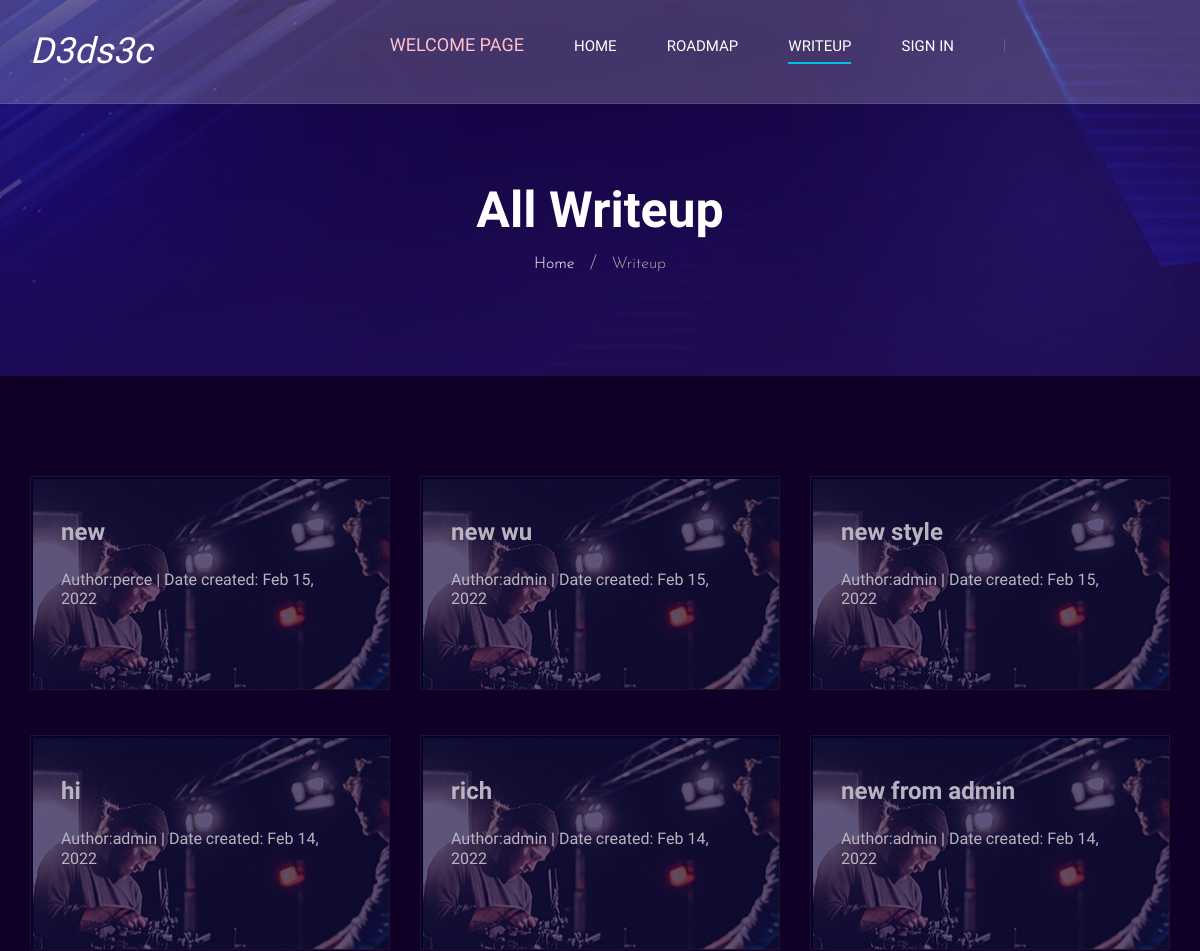
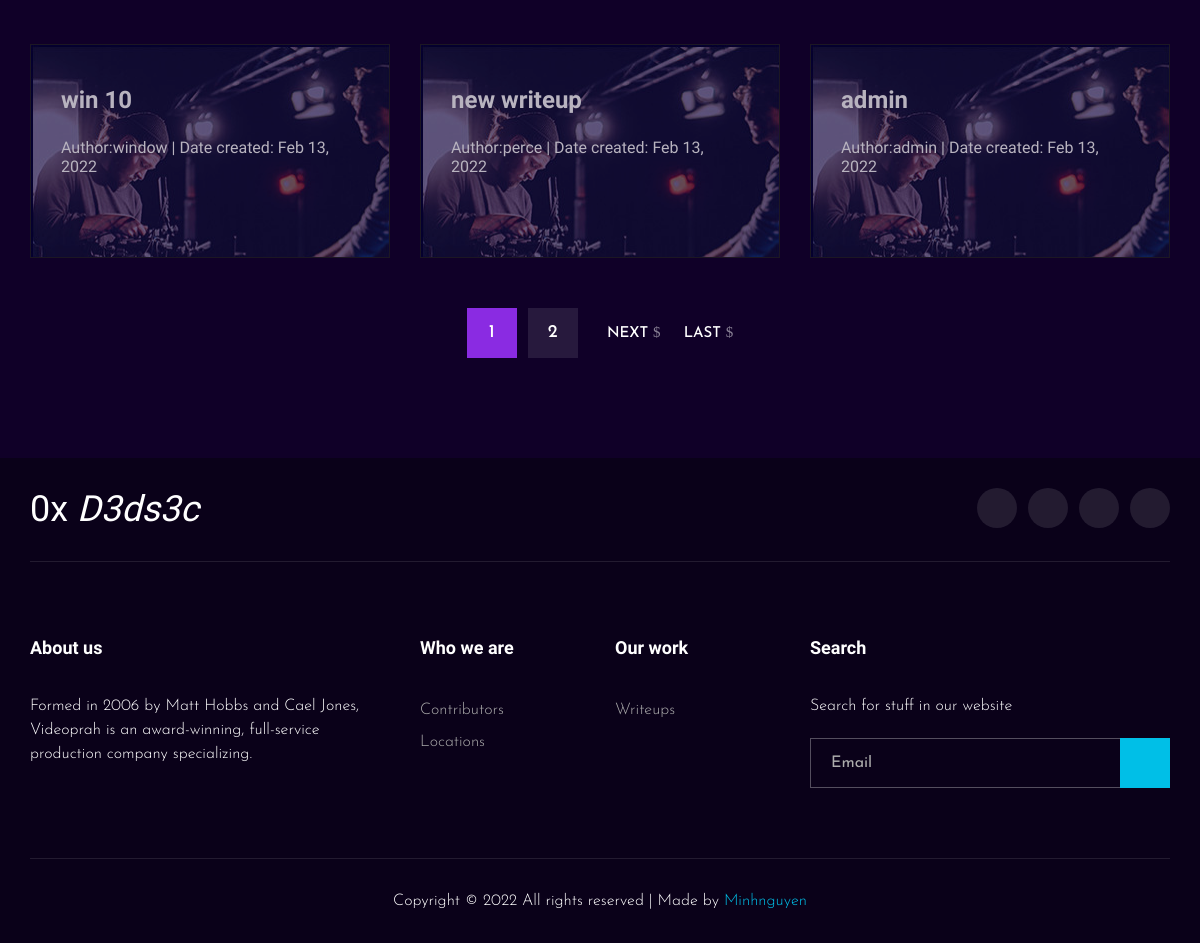
The app's page /dedsec/writeup/ with its own data (2 pictures, top to bottom).
### writeup/models.py (models this page shows, shortened)
class Writeup(models.Model):
    like = models.ManyToManyField(User,related_name='like')
    title = models.CharField(max_length=100)
    prerequis =  RichTextUploadingField(blank=True, null=True)
    content_upload = RichTextUploadingField(blank=True, null=True)
    cate = models.ManyToManyField(Cate, related_name='writeup')
    date_create = models.DateTimeField(default = timezone.now)
    author = models.ForeignKey(User, on_delete=models.CASCADE,related_name='writeup')

### writeup/views.py (the view)
class Writeuplist(ListView):
    model = Writeup
    context_object_name = 'post'
    paginate_by = 9
    def get_queryset(self) :
        return Writeup.objects.all().order_by('-date_create')

### writeup/templates/writeup/writeup.html (shortened to what this page needs)
{%extends 'writeup/base.html'%}
{%load static%}
{% block content %}
    <header class="header">
        <div class="container">
            <div class="row">
                <div class="col-lg-2">
                    <div class="header__logo">
                        <a href="{%url 'wuhpage'%}" style="color: white;"><h2 style="color: white;"><em> D3ds3c</em> </h2></a>
                    </div>
                </div>
                <div class="col-lg-10">
                    <div class="header__nav__option">
                        <nav class="header__nav__menu mobile-menu">
                            <ul>
                                <li style="color: red;"><a href="{%url 'welcomehome'%}" > <h5 style="color: pink;">Welcome page</h5></a></li>
                                <li ><a href="{%url 'wuhpage'%}">Home</a></li>
                                <li ><a href="#">Roadmap</a></li>
                                <li class="active"><a href="{%url 'writeup'%}">Writeup</a>
                                </li>
                                {%if user.is_authenticated%}
                                <li><a href="#">Hello, {{user.first_name}}</a>
                                    <ul class="dropdown">
                                        <li><a href="{% url 'profile' user.id %}">Profile</a></li>
                                        <li><a href="{% url 'logout'%}">Log out</a></li>
                                    </ul>
                                </li>
                                {%else%}
                                <li>
                                    <a href="{% url 'login'%}">Sign in</a>
                                </li>
                                {%endif%}
                        </nav>
                        <div class="header__nav__social">
                            <a href="https://www.facebook.com/profile.php?id=100068404994823"><i class="fa fa-facebook"></i></a>
                            <a href="https://twitter.com/phong20031"><i class="fa fa-twitter"></i></a>
                            <a href="https://www.instagram.com/_minh_nguyn/?hl=en"><i class="fa fa-instagram"></i></a>
                            <a href="https://zalo.me/0377075126"><i class="fa fa-youtube-play"></i></a>
                        </div>
                    </div>
                </div>
            </div>
        </div>
    </header>
    <div class="breadcrumb-option spad set-bg" data-setbg="{% static 'writeup/img/breadcrumb-bg.jpg'%}">
        <div class="container">
            <div class="row">
                <div class="col-lg-12 text-center">
                    <div class="breadcrumb__text">
                        <h2>All Writeup</h2>
                        <div class="breadcrumb__links">
                            <a href="{%url 'wuhpage'%}">Home</a>
                            <span>Writeup</span>
                        </div>
                    </div>
                </div>
            </div>
        </div>
    </div>
    <section class="blog spad">
        <div class="container">
            <div class="row">
                {%for p in post%}
                <div class="col-lg-4 col-md-6 col-sm-6">
                    <a href="{%url 'writeupdetail' p.id%}">
                    <div class="blog__item">
                        <h4>  {{p.title}}</h4>
                        <p> <h6 style="color: white;"> <a href="{%url 'profile' p.author.id%}"> Author:{{p.author.first_name}}</a>  | Date created: {{p.date_create|date:"M d, Y" }}</h6></p>
                        <br>
                    </div>
                    </a>
                </div>
                {%endfor%}
            </div>
            {%if is_paginated%}
                <div class="row">
                    <div class="col-lg-12">
                        <div class="pagination__option blog__pagi">
                            {%for p in page_obj.paginator.page_range%}
                            {%if p == page_obj.number%}
                            <a href="?page={{p}}" class="number__pagination " style="background-color: blueviolet;">{{p}}</a>
                            {%else%}
                            <a href="?page={{p}}" class="number__pagination">{{p}}</a>
                            {%endif%}
                            {%endfor%}
                            {%if page_obj.has_next%}
                            <a href="?page={{page_obj.next_page_number}}" class="arrow__pagination right__arrow">Next <span class="arrow_right"></span></a>
                            <a href="?page={{page_obj.paginator.num_pages }}" class="arrow__pagination right__arrow">Last <span class="arrow_right"></span></a>
                            {%endif%}
                        </div>
                    </div>
                </div>
            {%endif%}
        </div>
    </section>
{% endblock %}

### writeup/static/writeup/css/style.css (style rules this page uses)
html, body { height: 100%; font-family: "Josefin Sans", sans-serif; -webkit-font-smoothing: antialiased; }
h1, h2, h3, h4, h5, h6 { margin: 0; color: white; font-weight: 400; font-family: "Play", sans-serif; }
h2 { font-size: 36px; }
h4 { font-size: 24px; }
h5 { font-size: 18px; }
h6 { font-size: 16px; }
p { font-size: 16px; font-family: "Josefin Sans", sans-serif; color: #ffffff; font-weight: 800; margin: 0 0 15px 0; }
ul, ol { padding: 0; margin: 0; }
.set-bg { background-repeat: no-repeat; background-size: cover; background-position: bottom; }
.spad { padding-top: 100px; padding-bottom: 100px; }
.header { position: fixed; left: 0; top: 0; width: 100%; background: rgba(250,250,250,0.2); border-bottom: 1px solid rgba(255, 255, 255, 0.1); z-index: 9; }
.header__logo { padding: 30px 0; }
.header__logo a { display: inline-block; }
.header__nav__option { text-align: right; padding: 28px 0px; }
.header__nav__menu { display: inline-block; margin-right: 45px; }
.header__nav__menu ul li { list-style: none; display: inline-block; margin-right: 45px; position: relative; }
.header__nav__menu ul li.active a:after { -webkit-transform: scale(1); -ms-transform: scale(1); transform: scale(1); }
.header__nav__menu ul li:last-child { margin-right: 0; }
.header__nav__menu ul li a { font-size: 15px; font-family: "Play", sans-serif; color: #ffffff; display: block; text-transform: uppercase; position: relative; padding: 6px 0; }
.header__nav__menu ul li a:after { position: absolute; left: 0; bottom: 0; width: 100%; height: 2px; background: #00bfe7; content: ""; -webkit-transform: scale(0); -ms-transform: scale(0); transform: scale(0); -webkit-transition: all, 0.3s; -o-transition: all, 0.3s; transition: all, 0.3s; }
.header__nav__social { display: inline-block; position: relative; padding-left: 50px; }
.header__nav__social:before { position: absolute; left: 0; top: 4px; height: 13px; width: 1px; background: rgba(225, 225, 225, 0.2); content: ""; }
.header__nav__social a { color: #ffffff; font-size: 15px; margin-right: 18px; }
.header__nav__social a:last-child { margin-right: 0; }
.breadcrumb-option { padding-top: 180px; }
.breadcrumb__text h2 { color: #ffffff; font-size: 50px; font-weight: 700; margin-bottom: 12px; }
.breadcrumb__links a { font-size: 16px; color: #ffffff; font-weight: 300; display: inline-block; margin-right: 32px; position: relative; }
.breadcrumb__links a:after { position: absolute; right: -22px; top: -3px; content: "/"; color: #adadad; font-size: 20px; }
.breadcrumb__links span { font-size: 16px; color: #adadad; font-weight: 300; display: inline-block; }
.pagination__option { text-align: center; padding-top: 20px; }
.pagination__option.blog__pagi { padding-top: 5px; }
.pagination__option .arrow__pagination { font-size: 15px; color: #ffffff; display: inline-block; text-transform: uppercase; }
.pagination__option .arrow__pagination.right__arrow { margin-left: 18px; }
.pagination__option .arrow__pagination span { opacity: 0.5; }
.pagination__option .number__pagination { font-size: 18px; color: #ffffff; height: 50px; width: 50px; background: rgba(242, 242, 242, 0.1); line-height: 50px; text-align: center; display: inline-block; margin-right: 6px; }
.blog { background: #100028; }
.blog__item { border: 1px solid #222222; padding: 40px 48px 35px 30px; position: relative; z-index: 1; margin-bottom: 45px; background: url(../img/blog/blog-2.jpg); opacity: 0.7; }
.blog__item h4 { color: #ffffff; font-weight: 700; line-height: 31px; margin-bottom: 18px; }
.blog__item p { font-weight: 300; line-height: 29px; margin-bottom: 22px; }
.blog__item a { font-size: 16px; color: #ffffff; }
@media only screen and (min-width: 1200px) { .container { max-width: 1170px; } }

### records on screen
Writeup: title "new", author.first_name "perce", date_create "Feb 15, 2022"
Writeup: title "new wu", author.first_name "admin", date_create "Feb 15, 2022"
Writeup: title "new style", author.first_name "admin", date_create "Feb 15, 2022"
Writeup: title "hi", author.first_name "admin", date_create "Feb 14, 2022"
Writeup: title "rich", author.first_name "admin", date_create "Feb 14, 2022"
Writeup: title "new from admin", author.first_name "admin", date_create "Feb 14, 2022"
Writeup: title "win 10", author.first_name "window", date_create "Feb 13, 2022"
Writeup: title "new writeup", author.first_name "perce", date_create "Feb 13, 2022"
Writeup: title "admin", author.first_name "admin", date_create "Feb 13, 2022"

### other values on screen
{{ p }} "1"
{{ p }} "2"
